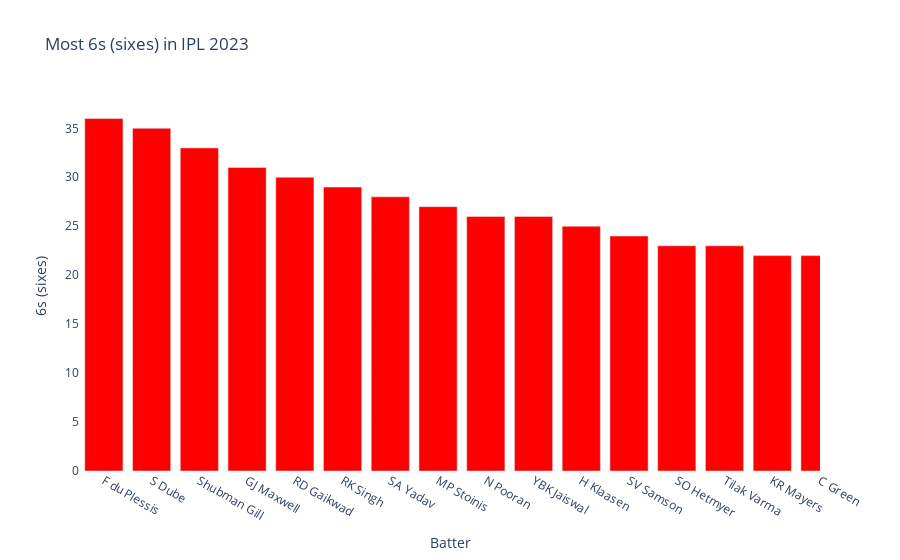

Notebook code cell kept with this figure:
### Code cell
data = batsman_stats.groupby('batter').sum(numeric_only=True).reset_index().sort_values(by='6s', ascending=False)
data = data[data['6s'] > 5]

fig = go.Figure()
fig.add_trace(go.Bar(x=data['batter'], y=data['6s'],
                     marker=dict(color='red'),
                     hovertemplate='%{y}'))

fig.update_layout(
    title='Most 6s (sixes) in IPL 2023',
    xaxis_title='Batter',
    yaxis_title='6s (sixes)',
    plot_bgcolor='rgba(0, 0, 0, 0)',
    paper_bgcolor='rgba(0, 0, 0, 0)',
    xaxis=dict(
        type='category',
        dtick=1,
        tickmode='linear',
        tick0=0,
        tickvals=data['batter'][:10],
        range=[-0.5, 15]
    )
)

pio.write_html(fig, file='template_2023/source/most_6s.html', auto_open=True, full_html=False, include_plotlyjs='cdn')

# Show the graph
pyo.iplot(fig)

### Figure 1 — Plotly figure (JSON) as saved in the notebook; plotly's stock layout.template omitted (floating-point values rounded to 4 significant figures)
{"data": [{"hovertemplate": "%{y}", "marker": {"color": "red"}, "type": "bar", "x": ["F du Plessis", "S Dube", "Shubman Gill", "GJ Maxwell", "RD Gaikwad", "RK Singh", "SA Yadav", "MP Stoinis", "N Pooran", "YBK Jaiswal", "H Klaasen", "SV Samson", "SO Hetmyer", "Tilak Varma", "KR Mayers", "C Green", "VR Iyer", "JM Sharma", "N Rana", "P Simran Singh", "LS Livingstone", "AD Russell", "Ishan Kishan", "DP Conway", "RG Sharma", "AM Rahane", "V Kohli", "Rahmanullah Gurbaz", "HH Pandya", "TH David", "AR Patel", "V Shankar", "JC Buttler", "DA Miller", "Rashid Khan", "SM Curran", "A Badoni", "N Wadhera", "B Sai Sudharsan", "JJ Roy", "S Dhawan", "Abdul Samad", "RR Rossouw", "PD Salt", "DA Warner", "MS Dhoni", "RA Tripathi", "AT Rayudu", "RA Jadeja", "M Shahrukh Khan", "Dhruv Jurel", "MK Lomror", "Q de Kock", "AK Markram", "WP Saha", "A Manohar", "R Tewatia", "MR Marsh", "MA Agarwal", "Sikandar Raza", "MM Ali", "D Padikkal", "KH Pandya", "Abhishek Sharma", "Aman Hakim Khan", "Atharva Taide"], "y": [36, 35, 33, 31, 30, 29, 28, 27, 26, 26, 25, 24, 23, 23, 22, 22, 21, 21, 20, 19, 19, 18, 18, 18, 17, 16, 16, 15, 15, 15, 15, 15, 14, 13, 13, 13, 12, 12, 12, 12, 12, 11, 11, 10, 10, 10, 10, 9, 9, 9, 9, 8, 8, 8, 8, 7, 7, 7, 6, 6, 6, 6, 6, 6, 6, 6]}], "layout": {"paper_bgcolor": "rgba(0, 0, 0, 0)", "plot_bgcolor": "rgba(0, 0, 0, 0)", "title": {"text": "Most 6s (sixes) in IPL 2023"}, "xaxis": {"dtick": 1, "range": [-0.5, 15], "tick0": 0, "tickmode": "linear", "tickvals": ["F du Plessis", "S Dube", "Shubman Gill", "GJ Maxwell", "RD Gaikwad", "RK Singh", "SA Yadav", "MP Stoinis", "N Pooran", "YBK Jaiswal"], "title": {"text": "Batter"}, "type": "category"}, "yaxis": {"title": {"text": "6s (sixes)"}}}}
